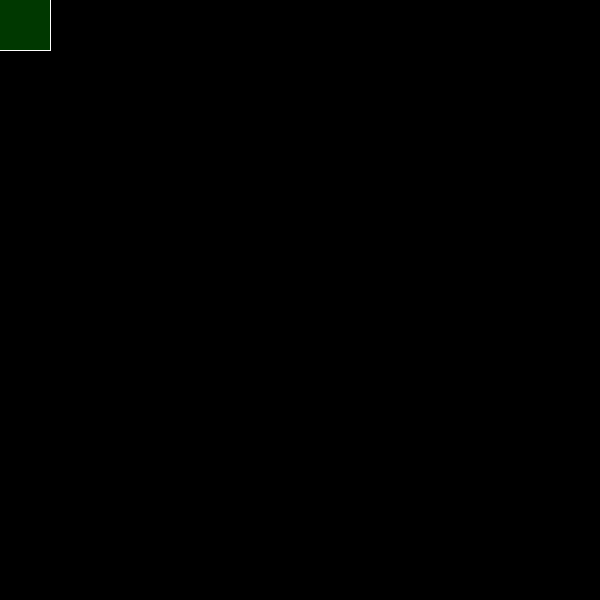
Frame 1 (no input)
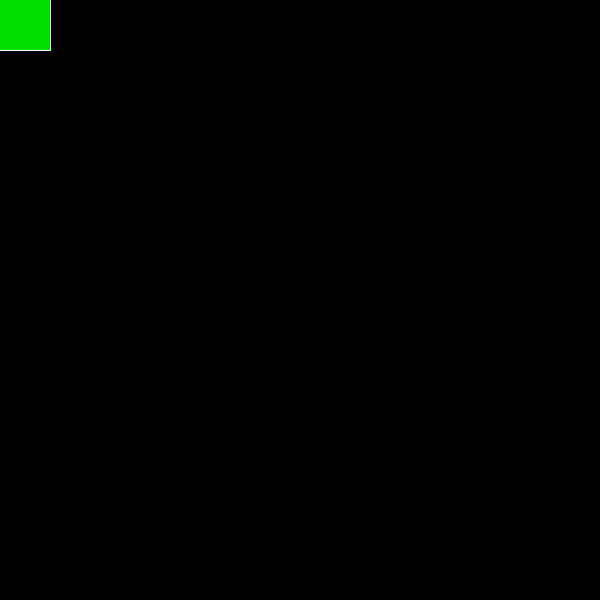
Frame 60 (the mouse pressed at the canvas centre just before this capture)
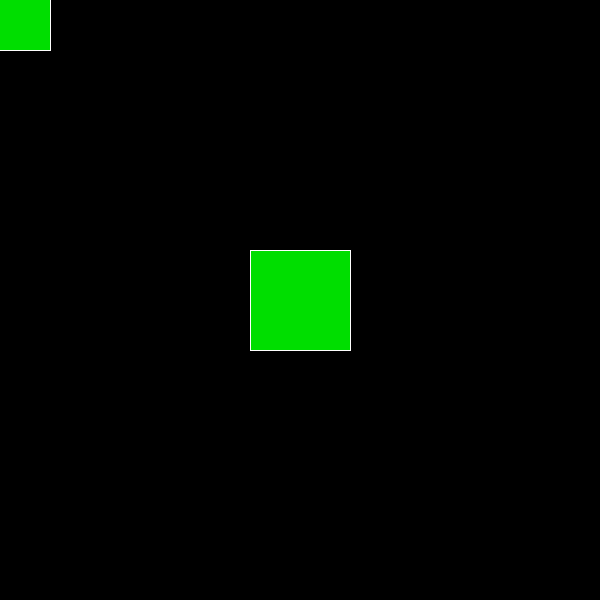
Frame 120 (the mouse held since frame 60 and released just before this capture)

The Processing sketch that drew these frames (run headless with seeded random() and noise(); from frame 60 on, the mouse is pressed at the canvas centre):

// Processing sketch: ding
// ── ding.pde


void setup(){
  size(600,600);
  background(0);
  fill(0,225,0,64);
  stroke(255);
  rectMode(CENTER);
}

void draw(){
  rect(mouseX,mouseY,100,100);
  
}
